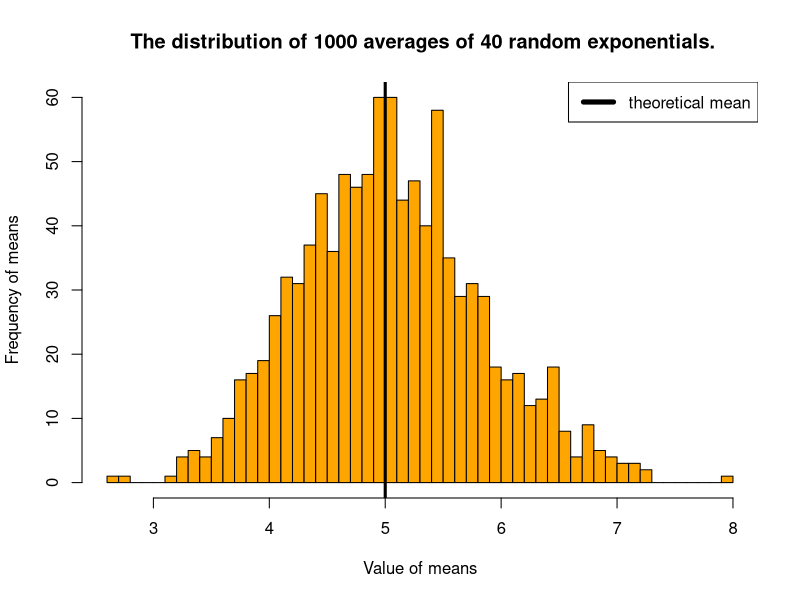
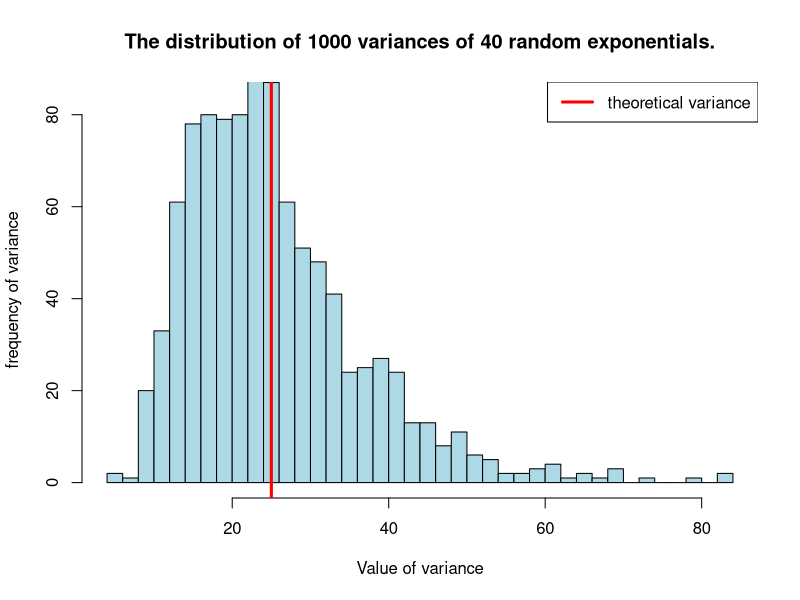
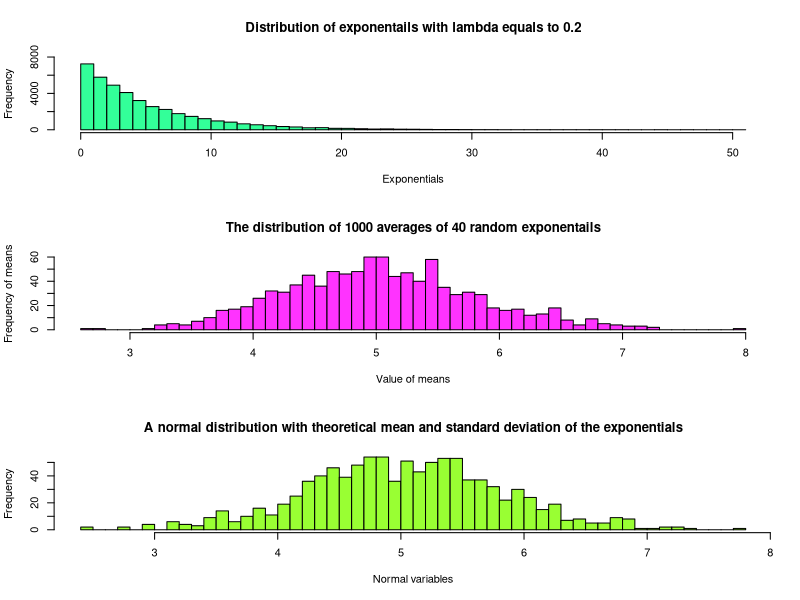

The R source for these figures, in order:
## ---- chunk 1
knitr::opts_chunk$set(echo = TRUE)
library(stringi)
## ---- chunk 2
lambda <- 0.2
sim_data <- matrix(rexp(1000*40, lambda), 
                   nrow = 1000, ncol = 40)

dist_mean <- apply(sim_data, 1, mean)

#Plotting
hist(dist_mean, breaks = 50,
     main = " The distribution of 1000 averages of 40 random exponentials.",
     xlab = "Value of means",
     ylab = "Frequency of means", col = "orange")
abline(v=1/lambda, lty = 1,
       lwd=3, col = "black")
legend("topright", lty = 1,
       lwd = 5, col = "black", legend = "theoretical mean")
## ---- chunk 3
variance_dist <- apply(sim_data, 1, var)

#plotting
hist(variance_dist, breaks = 50,
     main = "The distribution of 1000 variances of 40 random exponentials.",
     xlab = "Value of variance",
     ylim = c(0,max(variance_dist)),
     ylab = "frequency of variance",
     col = "lightblue")
abline(v = (1/lambda)^2, lty = 1,
       lwd = 3, col = "red")
legend("topright",lty = 1,
       lwd = 3,
       col = "red",
       legend = "theoretical variance",)
## ---- chunk 4
# plotting
par(mfrow = c(3,1))

hist(sim_data, breaks = 50, 
     main = "Distribution of exponentails with lambda equals to 0.2", 
     xlab = "Exponentials",
     ylim = c(0,8000),
     col = "#33ff99")

hist(dist_mean, breaks = 50, 
     main = "The distribution of 1000 averages of 40 random exponentails", 
     xlab = "Value of means", ylab = "Frequency of means", col="#ff33ff")

normal_sim <- rnorm(1000, mean = mean(dist_mean), sd = sd(dist_mean))
hist(normal_sim, breaks = 50,
     main = "A normal distribution with theoretical mean and standard deviation of the exponentials",
     xlab = "Normal variables",
     col = "#99ff33")
